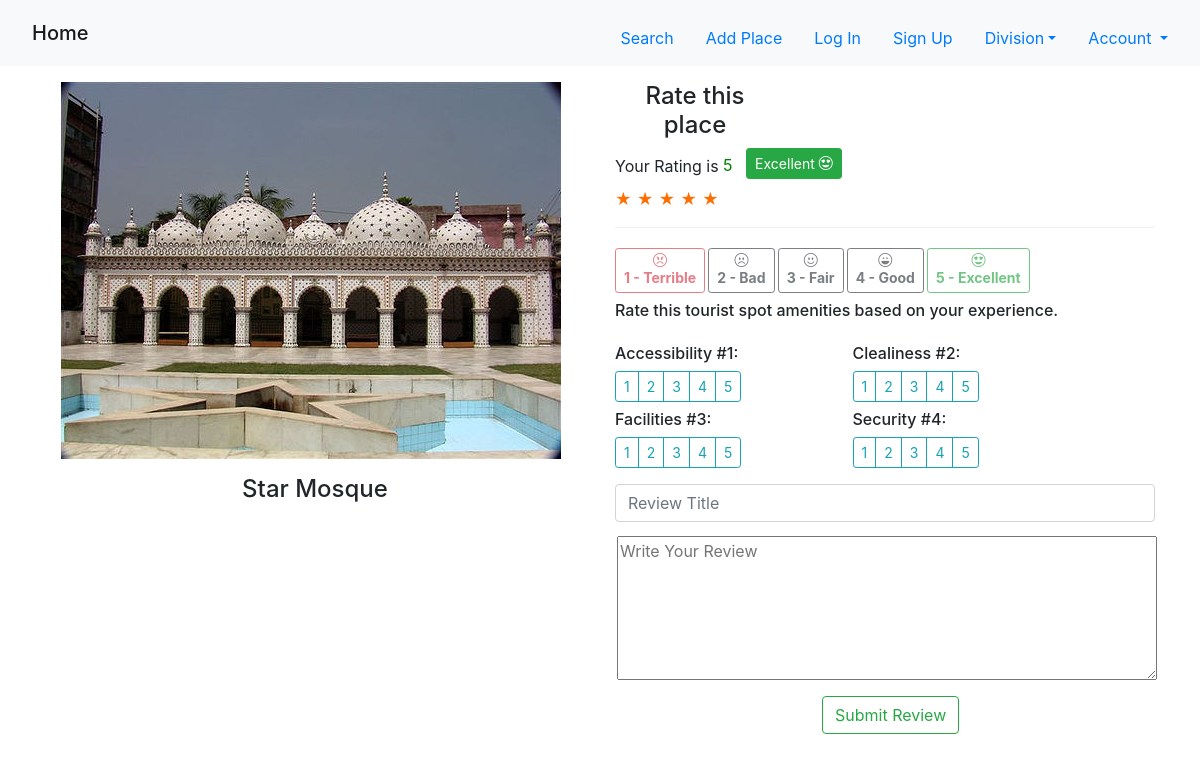
Screenshot of /bdtouristinfosystem/rating.php?ide=41&u_id=41 (signed in) with the database file from the repository.
### tables this page shows
CREATE TABLE `tourist_spot` (
  `id` int(11) NOT NULL,
  `user_name` varchar(500) NOT NULL,
  `tour_name` varchar(500) NOT NULL,
  `tour_des` text NOT NULL,
  `divi_id` varchar(500) NOT NULL,
  `dist_id` varchar(500) NOT NULL,
  `images` varchar(500) NOT NULL,
  `status` varchar(400) NOT NULL
);

CREATE TABLE `tbl_rating` (
  `id` int(11) NOT NULL,
  `user_id` int(11) NOT NULL DEFAULT 1,
  `touristspot_id` int(11) NOT NULL,
  `rating` float NOT NULL,
  `description` text NOT NULL,
  `title` varchar(500) NOT NULL,
  `amenity1` varchar(500) NOT NULL,
  `amenity2` varchar(500) NOT NULL,
  `amenity3` varchar(500) NOT NULL,
  `amenity4` varchar(500) NOT NULL,
  `timestamp` timestamp NOT NULL DEFAULT current_timestamp() ON UPDATE current_timestamp()
);

### bdtouristinfosystem/rating.php (the view, shortened to what this page needs)
<?php
require_once "config.php";
include "links.php";
include "navbar.php";
?>
<!DOCTYPE html>
<html lang="en">
<head>
  <link rel="stylesheet" href="https://cdn.jsdelivr.net/npm/bootstrap-icons@1.7.2/font/bootstrap-icons.css">
</head>
<body>
  <div class="container mb-3">
    <div class="row">
      <?php $ide = $_GET['ide'];
      $query = "SELECT * FROM tourist_spot WHERE id='$ide'";
      $result = mysqli_query($conn, $query);
      while ($data = mysqli_fetch_array($result)) {
      ?>
        <div class="col-md-6">
          <img src="admin/img/<?php echo $data['images']; ?>" class="p-3 rounded d-block img-fluid">
          <h4 class="placename mb-0"><?php echo $data['tour_name']; ?></h4>
        </div>
      <?php } ?>
      <div class="col-md-6 mt-5">
        <div class="row">
          <div class="col-md-4">
            <h4 class="rateplace">Rate this place</h4>
          </div>
        </div>
        <?php
        require_once "config.php";
        $userId = $_SESSION["user_id"];
        $ide = $_GET['ide'];
        $query = "SELECT * FROM tourist_spot WHERE id='$ide'";
        $result = mysqli_query($conn, $query);
        $outputString = '';
        foreach ($result as $row) {
          @$outputString .= ' <div>
        <div class="row-item">
 <div class="row-title"> </div> <div class="response" id="response-' . $row['id'] . '"></div>';
          $query = "SELECT * FROM tbl_rating WHERE user_id='$userId' and touristspot_id='$ide'";
          $result = mysqli_query($conn, $query);
          $row22 = mysqli_fetch_array($result, MYSQLI_ASSOC);
          @$a1 = $row22['amenity1'];
          @$a2 = $row22['amenity2'];
          @$a3 = $row22['amenity3'];
          @$a4 = $row22['amenity4'];
          $de = $a1 + $a2 + $a3 + $a4;
          $de1 = 4;
          $average = round(($de / $de1), 1);
          if ($average >= 5){
            echo 'Your Rating is <span style="color:#008000;">' .$average. '&nbsp&nbsp&nbsp<label class="btn btn-outline-success btn-sm active"> Excellent  <i class="bi bi-emoji-heart-eyes"></i></span></label>';
          }elseif (4 <= $average && $average <5){
            echo 'Your Rating is <span style="color:;">' .$average. '&nbsp&nbsp&nbsp<label class="btn btn-outline-dark btn-sm active"> Good  <i class="bi bi-emoji-laughing"></i></span></label>';
          }elseif (3 <= $average && $average <4){
            echo 'Your Rating is <span style="color:;">' .$average. '&nbsp&nbsp&nbsp<label class="btn btn-outline-dark btn-sm active"> Fair  <i class="bi bi-emoji-smile"></i></span></label>';
          }elseif (2 <= $average && $average <3){
            echo 'Your Rating is <span style="color:;">' .$average. '&nbsp&nbsp&nbsp<label class="btn btn-outline-dark btn-sm active"> Bad  <i class="bi bi-emoji-frown"></i></span></label>';
          }elseif (1 <= $average && $average <2){
            echo 'Your Rating is <span style="color:#DC143C;">' .$average. '&nbsp&nbsp&nbsp<label class="btn btn-outline-danger btn-sm active"> Terrible  <i class="bi bi-emoji-angry"></i></span></label>';
          }else {
            echo "You haven't rated this place yet";
          }
          for ($count = 1; $count <= 5; $count++) {
            $starRatingId = $row['id'] . '_' . $count;
            if ($count <= $average) {
              $outputString .= '<li value="' . $count . '" id="' . $starRatingId . '" class="star selected"><b>&#9733;</li>';
            } else {
              $outputString .= '<li value="' . $count . '"  id="' . $starRatingId . '" class="star"><b>&#9733;</li>';
            }
          }
          @$outputString .= '
</div>
<div>
<label class="btn btn-outline-danger btn-sm disabled"><b><i class="bi bi-emoji-angry"></i><br>1 - Terrible</label>
<label class="btn btn-outline-dark btn-sm disabled"><b><i class="bi bi-emoji-frown"></i><br> 2 - Bad</label>
<label class="btn btn-outline-dark btn-sm disabled"><b><i class="bi bi-emoji-smile"></i><br> 3 - Fair</label>
<label class="btn btn-outline-dark btn-sm disabled"><b><i class="bi bi-emoji-laughing"></i><br> 4 - Good</label>
<label class="btn btn-outline-success btn-sm disabled"><b><i class="bi bi-emoji-heart-eyes"></i><br> 5 - Excellent</label>
</div>
 <div> <form action="" method="post">
                <div class="row">
                <h6 class="col-md-10 mb-4"> Rate this tourist spot amenities based on your experience.</h6>
                <div class="col-md-5 mb-2" style="float:left;">
                <h6>Accessibility #1:</h6>
                <div class="btn-group btn-group-toggle" data-toggle="buttons">
                  <label class="btn btn-outline-info btn-sm"><input type="radio" value="1" name="amenity1" required> 1</label>
                  <label class="btn btn-outline-info btn-sm"><input type="radio" value="2" name="amenity1"> 2</label>
                  <label class="btn btn-outline-info btn-sm"><input type="radio" value="3" name="amenity1"> 3</label>
                  <label class="btn btn-outline-info btn-sm"><input type="radio" value="4" name="amenity1"> 4</label>
                  <label class="btn btn-outline-info btn-sm"><input type="radio" value="5" name="amenity1"> 5</label>
                </div> </div>
                  <div class="col-md-5">
                  <h6>Clealiness #2:</h6>
                <div class="btn-group btn-group-toggle" data-toggle="buttons">
                  <label class="btn btn-outline-info btn-sm"><input type="radio" value="1" name="amenity2" required> 1</label>
                  <label class="btn btn-outline-info btn-sm"><input type="radio" value="2" name="amenity2"> 2</label>
                  <label class="btn btn-outline-info btn-sm"><input type="radio" value="3" name="amenity2"> 3</label>
                  <label class="btn btn-outline-info btn-sm"><input type="radio" value="4" name="amenity2"> 4</label>
                  <label class="btn btn-outline-info btn-sm"><input type="radio" value="5" name="amenity2"> 5</label>
                </div> </div>
                  <div class="col-md-5">
                  <h6>Facilities #3:</h6>
                <div class="btn-group btn-group-toggle" data-toggle="buttons">
                  <label class="btn btn-outline-info btn-sm"><input type="radio" value="1" name="amenity3" required> 1</label>
                  <label class="btn btn-outline-info btn-sm"><input type="radio" value="2" name="amenity3"> 2</label>
                  <label class="btn btn-outline-info btn-sm"><input type="radio" value="3" name="amenity3"> 3</label>
                  <label class="btn btn-outline-info btn-sm"><input type="radio" value="4" name="amenity3"> 4</label>
                  <label class="btn btn-outline-info btn-sm"><input type="radio" value="5" name="amenity3"> 5</label>
                </div> </div>
                   <div class="col-md-5">
                   <h6>Security #4:</h6>
                <div class="btn-group btn-group-toggle" data-toggle="buttons">
                  <label class="btn btn-outline-info btn-sm"><input type="radio" value="1" name="amenity4" required> 1</label>
                  <label class="btn btn-outline-info btn-sm"><input type="radio" value="2" name="amenity4"> 2</label>
                  <label class="btn btn-outline-info btn-sm"><input type="radio" value="3" name="amenity4"> 3</label>
                  <label class="btn btn-outline-info btn-sm"><input type="radio" value="4" name="amenity4"> 4</label>
                  <label class="btn btn-outline-info btn-sm"><input type="radio" value="5" name="amenity4"> 5</label>
                </div> </div>
                </div>
            </div>
             <input type="hidden" name="rating" value=" ' . $average . '">
                 <div>
                <input type="text" name="title" class="form-control" placeholder="Review Title" required>
            </div>
            <div>
                <textarea class="ownreview" name="description" placeholder="Write Your Review" required></textarea>
            </div>
            <div class="col-md-12">
                <button class="btn btn-outline-success reviewbtn" style="    margin-top: 0px;"name="update" onclick="addRating(' . $row['id'] . ',' . $average . ');" >Submit Review</button>
            </div></form>
 ';
        }
        echo $outputString;
        ?>
      </div>
    </div>
  </div>
</body>
</html>

### bdtouristinfosystem/css/style.css (style rules this page uses)
.reviewbtn { margin-left: 18rem; margin-top: -35px; }
.placename { text-align: center; }
.ownreview { width: 100%; height: 12rem; margin-top: 1rem; }
@media only screen and (min-width: 360px) { .ownreview { width: 100%; height: 9rem; margin-top: 1rem; } }
@media only screen and (min-width: 360px) { .reviewbtn { margin-left: 10rem; margin-top: -35px; } }
@media only screen and (min-width: 360px) { .rateplace { text-align: center; margin-top: -2rem; } }
@media only screen and (min-width: 375px) { .ownreview { width: 100%; height: 9rem; margin-top: 1rem; } }
@media only screen and (min-width: 375px) { .reviewbtn { margin-left: 10rem !important; margin-top: -35px; } }
@media only screen and (min-width: 375px) { .rateplace { text-align: center; margin-top: -2rem; } }
@media only screen and (min-width: 411px) { .reviewbtn { margin-left: 12rem !important; margin-top: -35px; } }
@media only screen and (min-width: 411px) { .ownreview { width: 100%; height: 9rem; margin-top: 14px; } }
@media only screen and (min-width: 411px) { .rateplace { text-align: center; margin-top: -2rem; } }
@media only screen and (min-width: 414px) { .ownreview { width: 100%; height: 9rem; margin-top: 14px; margin-left: 2px; } }
@media only screen and (min-width: 414px) { .reviewbtn { margin-left: 12rem; margin-top: -35px; } }
@media only screen and (min-width: 414px) { .rateplace { text-align: center; margin-top: -2rem; } }
li.star { list-style: none; display: inline-block; margin-right: 5px; cursor: pointer; color: #9E9E9E; }
li.star.selected { color: #ff6e00; }
.row-item { margin-bottom: 20px; border-bottom: #F0F0F0 1px solid; }

### rows the page displays
tourist_spot: images (picture), tour_name "Star Mosque", tbl_rating.amenity1 "5"
